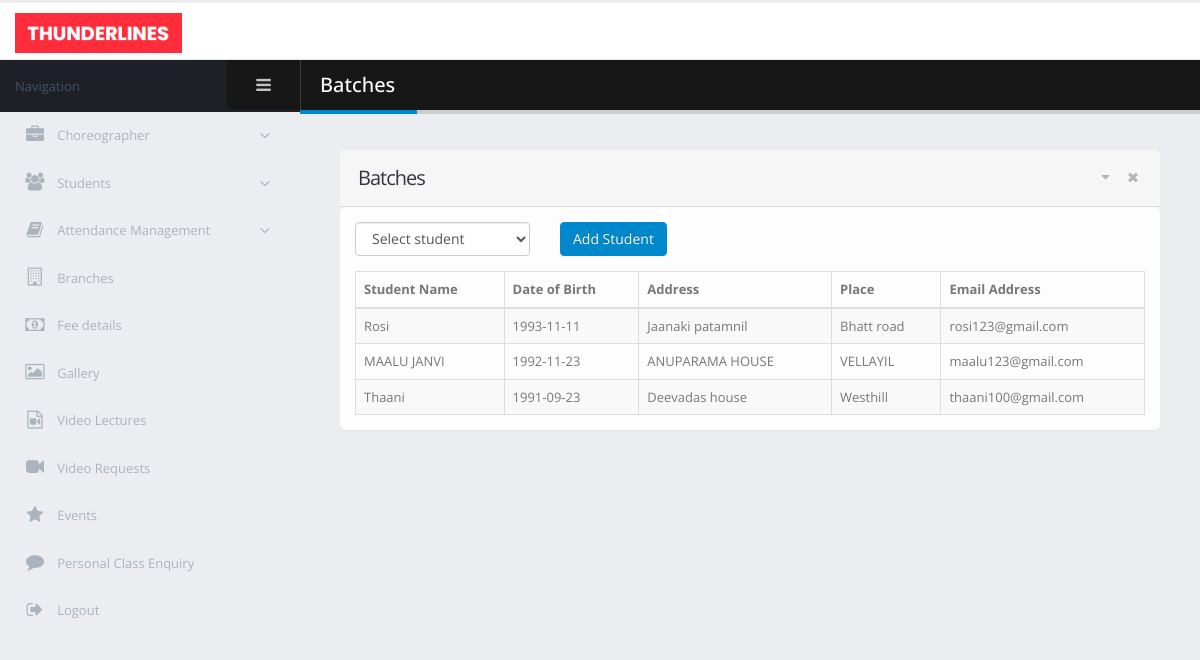
The page /admin/batch_details.php?bid=11 on the database its author committed.
### tables this page shows
CREATE TABLE `student` (
  `student_id` int(11) NOT NULL,
  `student_name` varchar(40) NOT NULL,
  `student_dob` varchar(30) NOT NULL,
  `student_gender` varchar(12) NOT NULL,
  `address` varchar(25) NOT NULL,
  `place` varchar(25) NOT NULL,
  `pincode` int(11) NOT NULL,
  `district` varchar(30) NOT NULL,
  `nearest_branch` int(11) NOT NULL,
  `email_address` varchar(40) NOT NULL,
  `mobile_number` bigint(12) NOT NULL,
  `profile_photo` text DEFAULT NULL,
  `batch_id` int(11) DEFAULT 0,
  `fee_status` int(11) NOT NULL DEFAULT 0,
  `student_status` int(11) NOT NULL DEFAULT 1
);

### admin/batch_details.php (the view, shortened to what this page needs)
<!doctype html>
<html class="fixed">
	<head>
		<link rel="stylesheet" href="assets/vendor/bootstrap/css/bootstrap.css" />
		<link rel="stylesheet" href="assets/vendor/font-awesome/css/font-awesome.css" />
		<link rel="stylesheet" href="assets/vendor/magnific-popup/magnific-popup.css" />
		<link rel="stylesheet" href="assets/vendor/bootstrap-datepicker/css/bootstrap-datepicker3.css" />
		<link rel="stylesheet" href="assets/vendor/jquery-ui/jquery-ui.css" />
		<link rel="stylesheet" href="assets/vendor/jquery-ui/jquery-ui.theme.css" />
		<link rel="stylesheet" href="assets/vendor/bootstrap-multiselect/bootstrap-multiselect.css" />
		<link rel="stylesheet" href="assets/vendor/morris.js/morris.css" />
		<link rel="stylesheet" href="assets/stylesheets/theme.css" />
		<link rel="stylesheet" href="assets/stylesheets/skins/default.css" />
		<link rel="stylesheet" href="assets/stylesheets/theme-custom.css">
	</head>
	<body>
		<section class="body">
			<header class="header">
				<div class="logo-container">
					<a href="homepage.php" class="logo">
						<img src="assets/images/new_logo.png" alt="Porto Admin" height="40"/>
					</a>
				</div>
			</header>
			<div class="inner-wrapper">
				<aside id="sidebar-left" class="sidebar-left">
				    <div class="sidebar-header">
				        <div class="sidebar-title">
				            Navigation
				        </div>
				        <div class="sidebar-toggle hidden-xs" data-toggle-class="sidebar-left-collapsed" data-target="html" data-fire-event="sidebar-left-toggle">
				            <i class="fa fa-bars" aria-label="Toggle sidebar"></i>
				        </div>
				    </div>
				    <div class="nano">
				        <div class="nano-content">
				            <nav id="menu" class="nav-main" role="navigation">
				                <ul class="nav nav-main ">
				                    <li class="nav-parent ">
				                        <a href="#">
				                            <i class="fa fa-briefcase" aria-hidden="true"></i>
				                            <span>Choreographer</span>
				                        </a>
				                    </li>
				                    <li class="nav-parent">
				                        <a href="#">
				                            <i class="fa fa-users" aria-hidden="true"></i>
				                            <span>Students</span>
				                        </a>
				                    </li>
				                    <li class="nav-parent">
				                        <a href="#">
				                            <i class="fa fa-book" aria-hidden="true"></i>
				                            <span>Attendance Management</span>
				                        </a>
				                    </li>
				                    <li>
				                        <a href="branches.php">
				                            <i class="fa fa-building-o" aria-hidden="true"></i>
				                            <span>Branches</span>
				                        </a>
				                    </li>
                                    <li>
                                        <a href="fees_details.php">
                                            <i class="fa fa-money" aria-hidden="true"></i>
                                            <span>Fee details</span>
                                        </a>
                                    </li>
                                    <li>
                                        <a href="gallery.php">
                                            <i class="fa fa-image" aria-hidden="true"></i>
                                            <span>Gallery</span>
                                        </a>
                                    </li>
                                    <li>
                                        <a href="video_lectures.php">
                                            <i class="fa fa-file-video-o" aria-hidden="true"></i>
                                            <span>Video Lectures</span>
                                        </a>
                                    </li>
                                    <li>
                                        <a href="video_requests.php">
                                            <i class="fa fa-video-camera" aria-hidden="true"></i>
                                            <span>Video Requests</span>
                                        </a>
                                    </li>
                                    <li>
                                        <a href="event_details.php">
                                            <i class="fa fa-star" aria-hidden="true"></i>
                                            <span>Events</span>
                                        </a>
                                    </li>
                                    <li>
                                        <a href="personal_class_requests.php">
                                            <i class="fa fa-comment" aria-hidden="true"></i>
                                            <span>Personal Class Enquiry</span>
                                        </a>
                                    </li>
				                    <li>
				                        <a href="../login.html">
				                            <i class="fa fa-sign-out" aria-hidden="true"></i>
				                            <span>Logout</span>
				                        </a>
				                    </li>
				                </ul>
				            </nav>
				        </div>
				    </div>
				</aside>
                <section role="main" class="content-body">
                    <header class="page-header">
                        <h2>Batches</h2>
                    </header>
                    <section class="panel">
                        <header class="panel-heading">
                            <div class="panel-actions">
                                <a href="#" class="panel-action panel-action-toggle" data-panel-toggle></a>
                                <a href="#" class="panel-action panel-action-dismiss" data-panel-dismiss></a>
                            </div>
                            <h2 class="panel-title">Batches</h2>
                        </header>
                        <form class="form-horizontal form-bordered" method="post">
                            <div class="panel-body">
                                <div class="row">
                                    <div class="col-sm-3">
                                        <select class="form-control" id="studentdetails" name="studentdetails" required>
                                            <option value="nothing"> Select student</option>
                                        </select>
                                    </div>
                                    <div class="col-sm-3">
                                        <input type="submit" value="Add Student" class="btn btn-primary" name="add_stud"></input>
                                    </div>
                                </div>
                                <table class="table table-bordered table-striped mb-none" id="tester_table">
                                    <thead>
                                    <tr>
                                        <th>Student Name</th>
                                        <th>Date of Birth</th>
                                        <th>Address</th>
                                        <th>Place</th>
                                        <th>Email Address</th>
                                    </tr>
                                    </thead>
                                    <tbody>
                                    <?php
                                    $server_name = "localhost";
                                    $user_name = "root";
                                    $password = "";
                                    $database = "dance-academy";
                                    $conn = new mysqli($server_name, $user_name, $password, $database);
                                    $batch_sel = "select * from student where student_status='1' and batch_id=".htmlspecialchars($_GET['bid']);
                                    $res = $conn->query($batch_sel);
                                    while ($row = $res->fetch_array())
                                    {
                                        echo "<tr>";
                                        echo "<td>$row[1]</td>";
                                        echo "<td>$row[2]</td>";
                                        echo "<td>$row[4]</td>";
                                        echo "<td>$row[5]</td>";
                                        echo "<td>$row[9]</td>";
                                    }
                                    ?>
                                    </tbody>
                                </table>
                            </div>
                        </form>
                    </section>
                </section>
			</div>
		</section>
	</body>
</html>

### admin/assets/stylesheets/skins/default.css (style rules this page uses)
a, .btn-link { color: #0088cc; }
body .btn-primary { color: #ffffff; text-shadow: 0 -1px 0 rgba(0, 0, 0, 0.25); background-color: #0088cc; border-color: #0088cc; }
.page-header h2 { border-bottom-color: #0088cc; }

### rows shown on the page
student: student_name "Rosi", student_dob "1993-11-11", address "Jaanaki patamnil", place "Bhatt road", email_address "rosi123@gmail.com"
student: student_name "MAALU JANVI", student_dob "1992-11-23", address "ANUPARAMA HOUSE", place "VELLAYIL", email_address "maalu123@gmail.com"
student: student_name "Thaani", student_dob "1991-09-23", address "Deevadas house", place "Westhill", email_address "thaani100@gmail.com"
